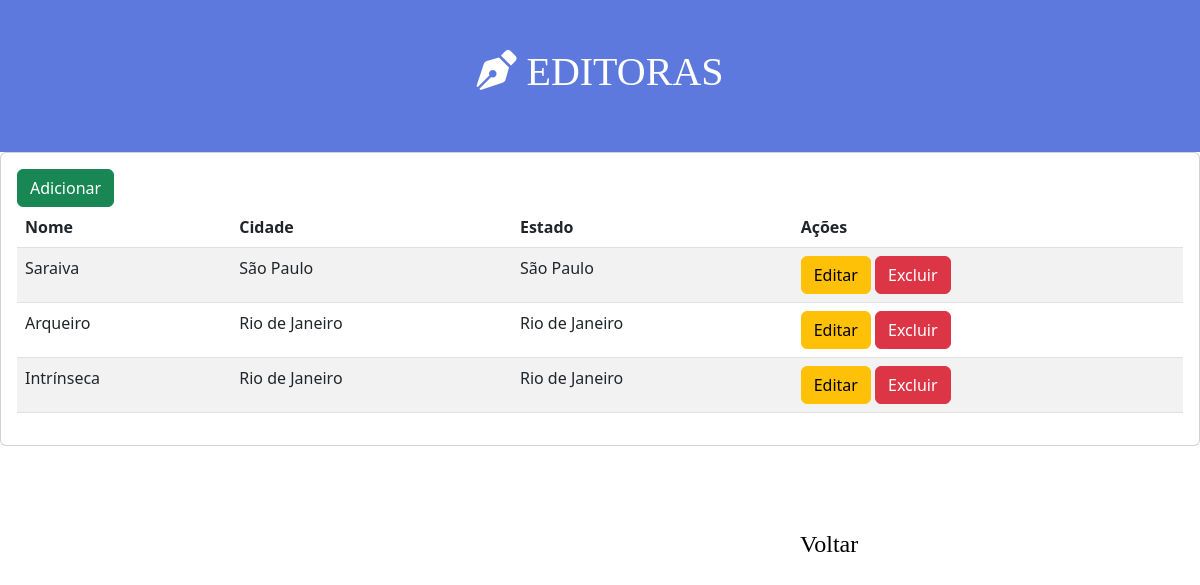
Screenshot of /editora/ with the database file from the repository.
### portal/models.py (models this page shows, shortened)
class Editora(models.Model):
    nome = models.CharField(max_length=255)
    cidade = models.CharField(max_length=255)
    estado = models.CharField(max_length=255)

### portal/views.py (the view)
# urls.py: path('editora/', views.editora, name="editora"),
def editora(request):
    editoras = Editora.objects.all()
    context = {
        'editoras': editoras
    }
    return render(request, 'portal/editora.html', context)

### portal/templates/portal/editora.html
{% extends 'base.html' %}
{% block content %}
    <div class="header">
        <h1><i class="fas fa-pen-nib"></i> EDITORAS</h1>
    </div>
    <div class="card">
        <div class="card-body">
            <a class="btn btn-success" href="{% url 'editora_add' %}">Adicionar</a>
            <table class="table table-striped">
                <thead>
                    <tr>
                        <th>Nome</th>
                        <th>Cidade</th>
                        <th>Estado</th>
                        <th>Ações</th>
                    </tr>
                </thead>
                <tbody>
                    {% for editora in editoras %}
                        <tr>
                            <td>{{ editora.nome }}</td>
                            <td>{{ editora.cidade }}</td>
                            <td>{{ editora.estado }}</td>
                            <td>
                                <a class="btn btn-warning" href="{% url 'editora_edit' editora.id%}">Editar</a>
                                <a class="btn btn-danger" href="{% url 'editora_delete' editora.id %}"
                                onclick="return confirm('Tem certeza de que deseja deletar?')">Excluir</a>
                            </td>
                        </tr>
                    {% endfor %}
                </tbody>
            </table>
        </div>
    </div>
    <div class="botao-voltar">
        <a href="{% url 'home' %}">Voltar</a>
    </div>
{% endblock content %}

### portal/static/portal/css/styles.css (style rules this page uses)
h1 { text-align: center; }
.header { font-family: 'Roboto Serif', serif; color: white; background: rgb(94, 121, 221); padding-top: 3rem; padding-bottom: 3rem; }
.opcao1, .opcao2, .opcao3, a { text-decoration: none; color:black; }
.botao-voltar { padding-top: 1rem; padding-bottom: 1rem; background: rgba(0, 106, 255, 0.435); margin-top: 4rem; margin-left: 50rem; margin-right: 50rem; border-radius: 50px; text-align: center; font-family: 'Roboto Serif', serif; font-size: 1.5rem; }

### rows the page displays
Editora: nome "Saraiva", cidade "São Paulo", estado "São Paulo"
Editora: nome "Arqueiro", cidade "Rio de Janeiro", estado "Rio de Janeiro"
Editora: nome "Intrínseca", cidade "Rio de Janeiro", estado "Rio de Janeiro"
